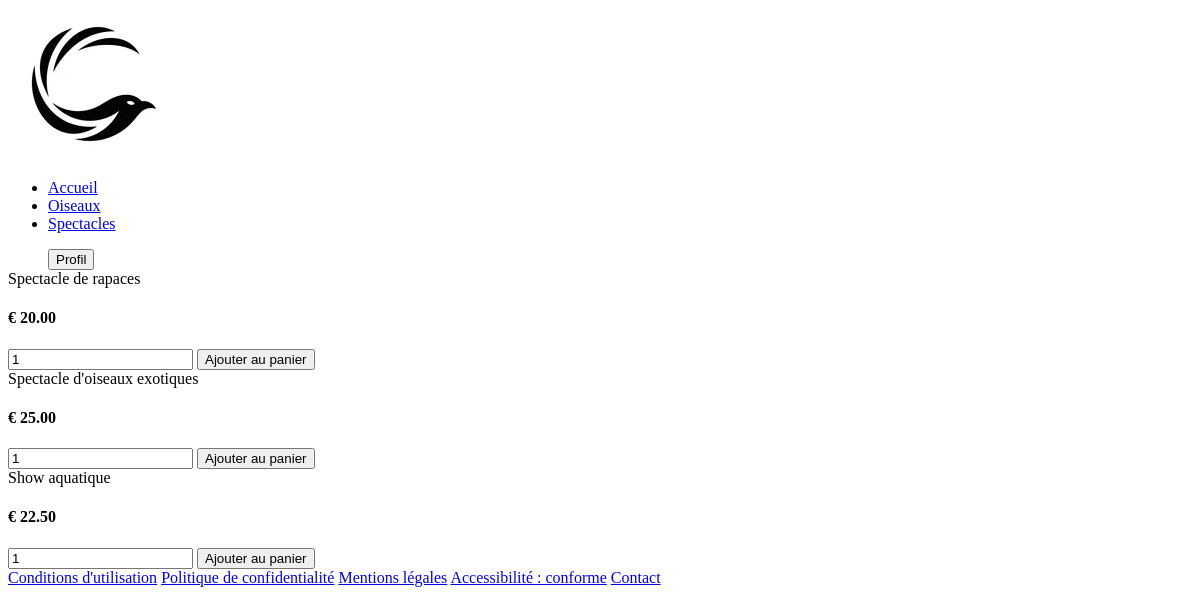
Page /controleur/boutique.php (signed in) on the committed database.
### tables this page shows
CREATE TABLE Spectacle(
   idSpectacle INT AUTO_INCREMENT,
   nbSpectateursMax INT,
   titre VARCHAR(50),
   libelle VARCHAR(500),
   prix DECIMAL(15,2),
   PRIMARY KEY(idSpectacle)
);

### controleur/boutique.php (called while the page is built, shortened)
<?php
if ( $_SERVER["SCRIPT_FILENAME"] == __FILE__ ){
    $racine="..";
}
include_once "$racine/modele/bd.oizo.inc.php";
$lesSpectacles = getLesSpectacles();
include "$racine/vue/entete.html.php";
include "$racine/vue/vueBoutique.php";
include "$racine/vue/pied.html.php";
?>

### modele/bd.oizo.inc.php (called while the page is built, shortened)
<?php
function getLesSpectacles(){
    $resultat = [];
    try {
        $cnx = connexionPDO();
        $req = $cnx->prepare("SELECT * FROM Spectacle");
        $req->execute();
        while ($ligne = $req->fetch(PDO::FETCH_ASSOC)) {
            $resultat[] = $ligne;
        }
    } catch (PDOException $e) {
        print "Erreur !: " . $e->getMessage();
        die();
    }
    return $resultat;
}

### vue/vueBoutique.php (the view, shortened to what this page needs)
<main class="bg">
<section>
    <div class="center">
        <div class="width">
            <div class="boutique">
                <div class="items-container">
                    <?php for ($i = 0; $i < count($lesSpectacles); $i++) { ?>
                        <form action="" method="post">
                        <div data-filter="exp" class="item">
                            <div class="titre"><?= $lesSpectacles[$i]['titre'] ?></div>
                            <div class="prix"><h4>€ <?= $lesSpectacles[$i]['prix']; ?></h4></div>
                            <input class="article-input" type="number" min="1" name="nb_places" value="1">
                            <input type="submit" value="Ajouter au panier" name="ajouter_panier" class="btn">
                        </div>
                        </form>
                    <?php } ?>
                </div>
            </div>
        </div>
    </div>
</section>
</main>

### rows in the picture
spectacle: titre "Spectacle de rapaces", prix "20.00"
spectacle: titre "Spectacle d'oiseaux exotiques", prix "25.00"
spectacle: titre "Show aquatique", prix "22.50"
